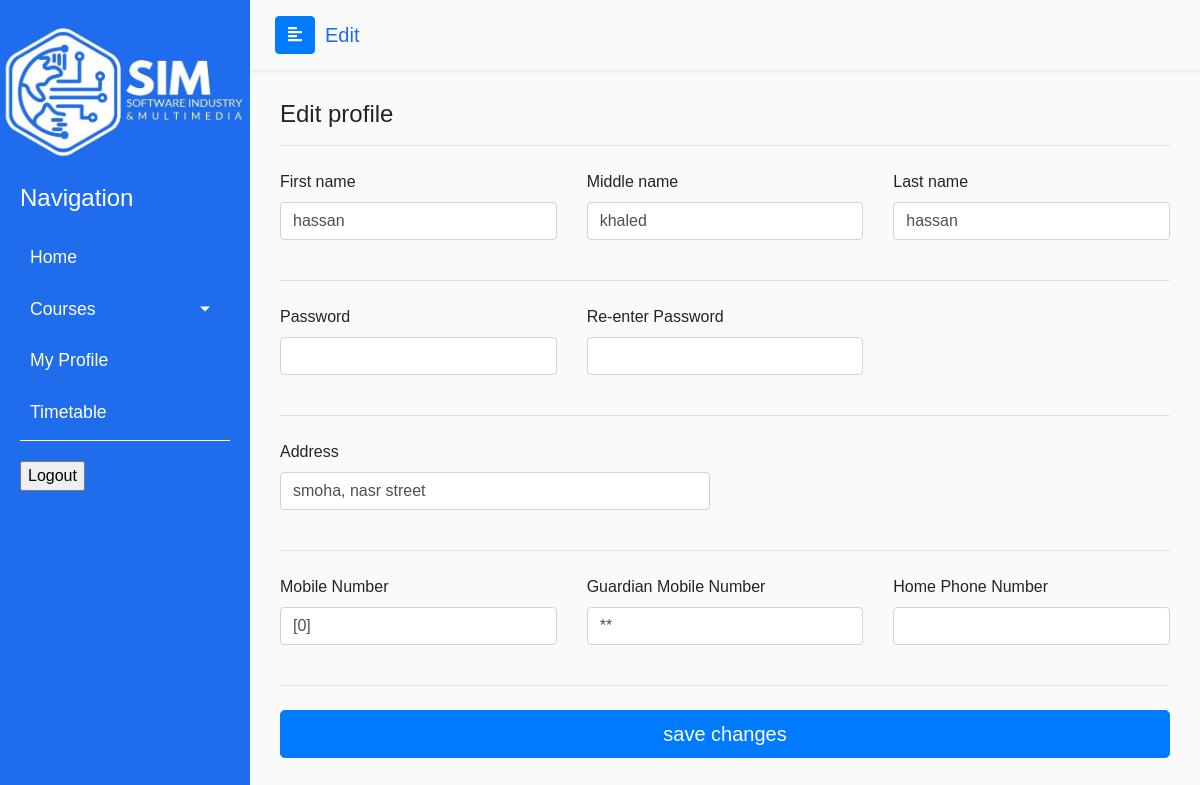
Before: /editprofile.php (signed in) with the older database file.
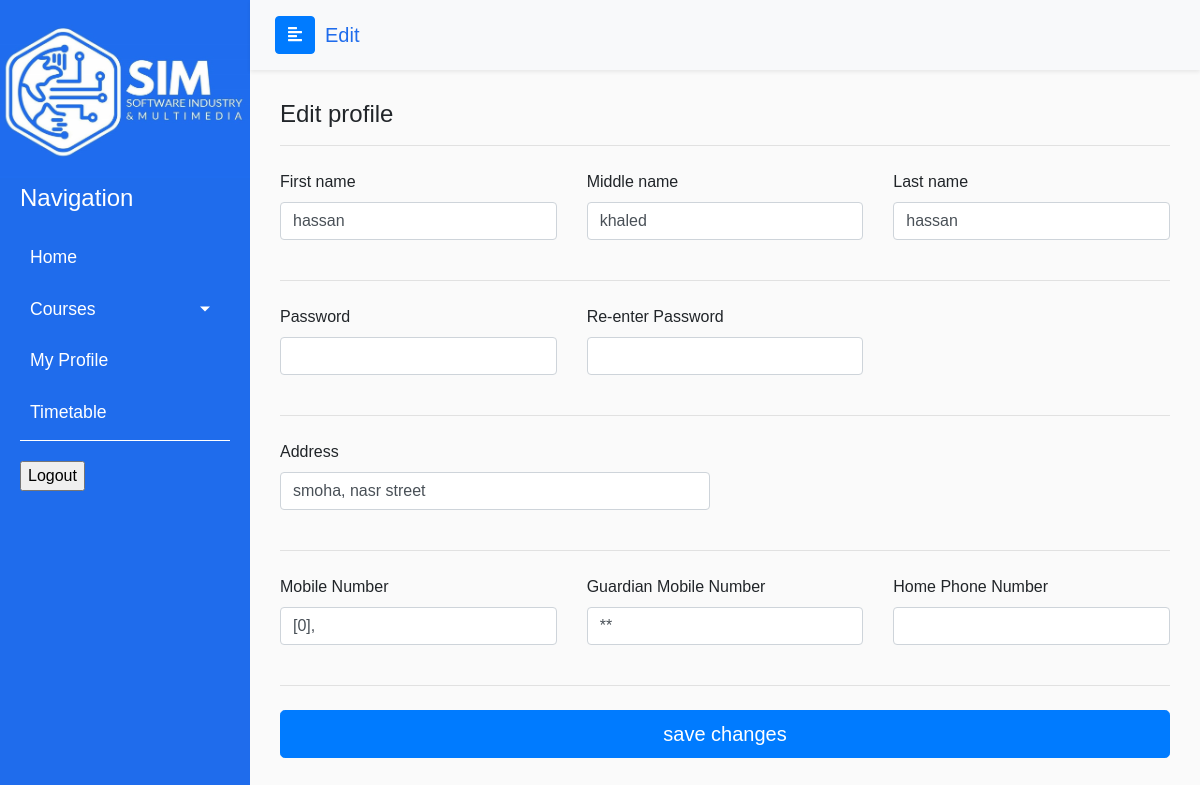
After: the same page with the newer database file.
### tables this page shows
CREATE TABLE `students` (
  `id_user` int(12) NOT NULL,
  `student_id` int(11) NOT NULL,
  `arabic_name` varchar(255) NOT NULL,
  `level` int(1) NOT NULL DEFAULT 1,
  `finished_hours` int(3) NOT NULL DEFAULT 0,
  `cgpa` float NOT NULL DEFAULT 0,
  `student_group` int(2) NOT NULL DEFAULT 0,
  `status` varchar(255) DEFAULT 'N/A',
  `address` varchar(255) NOT NULL,
  `guardian_mobile_number` varchar(255) NOT NULL,
  `student_type` varchar(255) DEFAULT NULL
);

CREATE TABLE `users` (
  `id` int(12) NOT NULL,
  `first_name` varchar(255) NOT NULL,
  `middle_name` varchar(255) NOT NULL,
  `last_name` varchar(255) NOT NULL,
  `national_id` bigint(14) NOT NULL,
  `type` varchar(255) NOT NULL,
  `email` varchar(255) NOT NULL,
  `password` varchar(255) NOT NULL,
  `gender` varchar(255) NOT NULL,
  `mobile_number` varchar(255) NOT NULL,
  `home_number` varchar(255) DEFAULT NULL,
  `image_path` text DEFAULT 'profile_images\\profile.png'
);

### includes/utils/variables.php (called while the page is built, shortened)
<?php
$studentsTable = "students";
$studentsType = "student";

### includes/Admin/students/functions.php (called while the page is built, shortened)
<?php
include_once dirname(__FILE__, 2) . "\\utils\\iniclude_utils_files.php";
function getStudent($id)
{
    global $studentsTable;
    $mainSqlQuery = "SELECT s.*, u.*
    FROM {$studentsTable} s
    join users u
        on s.id_user = u.id
    WHERE u.id = $id";
    $dataBaseConnection = connectToDataBase();
    $result = mysqli_query($dataBaseConnection, $mainSqlQuery);
    $studentData =  $result->fetch_assoc();
    return $studentData;
}
function studentProfile($id)
{
    $data = getStudent($id);
    $address = $data['address'];
    $guardian_mobile_number = $data['guardian_mobile_number'];
}

### includes/Admin/callable_functions.php (called while the page is built, shortened)
<?php
include_once dirname(__FILE__, 2) . "\\utils\\variables.php";
include_once "all_types/functions.php";
include_once "students/functions.php";
include_once "students/search.php";
include_once "professors/functions.php";
include_once "professors/search.php";
include_once "tas/functions.php";
include_once "tas/search.php";
include_once "sas/functions.php";
include_once "utils" . DIRECTORY_SEPARATOR . "all.php";
function updateStudentProfile($id)
{
    studentProfile($id);
}
function updateProfile()
{
    global $studentsType, $professorsType, $tasType, $sasType, $adminsType, $type;
    $id = $_SESSION['id'];
    $type = $_SESSION['type'];
    switch ($type) {
        case $studentsType:
            updateStudentProfile($id);
            break;
    }
}

### includes/Admin/utils/all.php (called while the page is built, shortened)
<?php
function getCommenDataFromUser($data)
{
    $first_name = $data['first_name'];
    $middle_name = $data['middle_name'];
    $last_name = $data['last_name'];
    $mobile_number = $data['mobile_number'];
}

### editprofile.php (the view, shortened to what the changed rows need)
<?php
include "includes/Admin/callable_functions.php";
include "includes/utils/variables.php";
updateProfile();
?>
<!DOCTYPE html>
<html>
<head>
  <link rel="stylesheet" href="https://stackpath.bootstrapcdn.com/bootstrap/4.1.0/css/bootstrap.min.css">
  <link rel="stylesheet" href="css/rootStyles.css">
  <link rel="stylesheet" href="https://cdnjs.cloudflare.com/ajax/libs/malihu-custom-scrollbar-plugin/3.1.5/jquery.mCustomScrollbar.min.css">
</head>
<body>
  <div class="wrapper">
    <div id="content">
      <div class="page-body">
        <div class="row">
          <div class="col-md-12 order-md-1 col-lg-12">
            <form novalidate action="/" method="POST" onsubmit="return !!(empty_field() & validate_names() & validate_GurdianNumber() & validate_MobileNumber() &  validate_HomeNumber() & validate_1stpassword() & validate_2ndpassword())">
              <div class="row">
                <div class="col-lg-4 col-md-12 mb-3">
                  <label for="firstName">First name</label>
                  <input type="text" class="form-control" id="firstName" name="first_name" value="<?php echo $first_name ?>" >
                </div>
                <div class="col-lg-4 col-md-12 mb-3">
                  <label for="lastName">Middle name </label>
                  <input type="text" class="form-control" id="middleName" name="middle_name" value="<?php echo $middle_name ?>" >
                </div>
                <div class="col-lg-4 col-md-12 mb-3">
                  <label for="lastName">Last name </label>
                  <input type="text" class="form-control" id="lastName" name="last_name" value="<?php echo $last_name ?>" >
                </div>
              </div>
              <?php
              if ($type === $studentsType)
                echo "
                    <hr class='mb-4'>
                    <div class='row'>
                          <div class='col-lg-6 col-md-12 mb-3'>
                            <label for='address'>Address</label>
                            <input type='text' class='form-control' id='address' name='address' value='$address'>
                             <h6 id='warn9' style='font-style: italic;color: red;'' ></h6>
                            <div class='invalid-feedback'>
                              Please enter your address.
                            </div>
                          </div>
                    </div>";
              ?>
              <div class="row">
                <div class="col-lg-4 col-md-6 col-sm-12 mb-3">
                  <label for="gender">Mobile Number</label>
                  <input type="text" class="form-control" id="phone" name="mobile_number" value="<?php echo $mobile_number ?>" >
                </div>
                <?php
                if ($type == $studentsType)
                  echo "
                        <div class='col-lg-4 col-md-6 col-sm-12 mb-3'>
                            <label for='gender'>Guardian Mobile Number</label>
                            <input type='text' class='form-control' id='phone2' name='guardian_mobile_number' value='$guardian_mobile_number' >
                             <h6 id='warn7' style='font-style: italic;color: red;' ></h6>
                              <div class='invalid-feedback'>Please enter your Guardian Mobile Number.</div>
                        </div>";
                ?>
              </div>
            </form>
            <br>
          </div>
        </div>
      </div>
    </div>
  </div>
</body>
</html>

Changed rows visible on the page:
changed through a linked row, students "smoha, nasr street": mobile_number "[0]" → "[0],"
